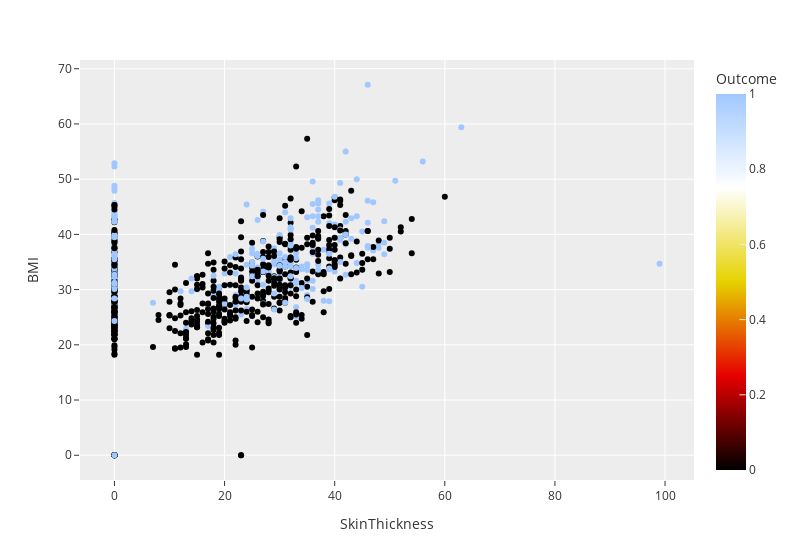

The notebook cell this image was saved under:
### Code cell
plot_data(df,"SkinThickness","BMI","Outcome")

### Figure 1 — Plotly figure (JSON) as saved in the notebook; plotly's stock layout.template omitted (floating-point values rounded to 4 significant figures; data arrays with more than 128 entries replaced by an {"elided": "..."} marker saying what was removed)
{"data": [{"hovertemplate": "SkinThickness=%{x}<br>BMI=%{y}<br>Outcome=%{marker.color}<extra></extra>", "legendgroup": "", "marker": {"color": {"elided": "768 int values"}, "coloraxis": "coloraxis", "symbol": "circle"}, "mode": "markers", "name": "", "orientation": "v", "showlegend": false, "type": "scatter", "x": {"elided": "768 int values"}, "xaxis": "x", "y": {"elided": "768 float values"}, "yaxis": "y"}], "layout": {"coloraxis": {"colorbar": {"title": {"text": "Outcome"}}, "colorscale": [[0, "rgb(0,0,0)"], [0.25, "rgb(230,0,0)"], [0.5, "rgb(230,210,0)"], [0.75, "rgb(255,255,255)"], [1, "rgb(160,200,255)"]]}, "legend": {"tracegroupgap": 0}, "margin": {"t": 60}, "width": 800, "xaxis": {"anchor": "y", "domain": [0, 1], "title": {"text": "SkinThickness"}}, "yaxis": {"anchor": "x", "domain": [0, 1], "title": {"text": "BMI"}}}}
